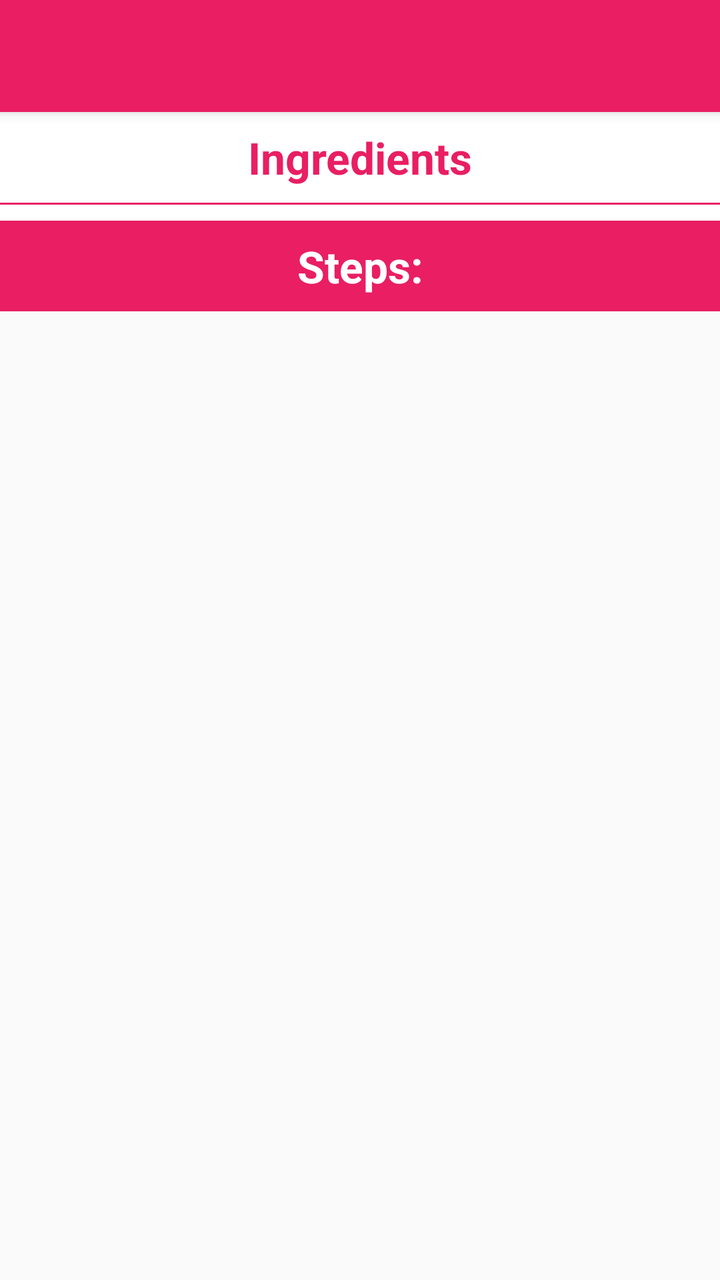
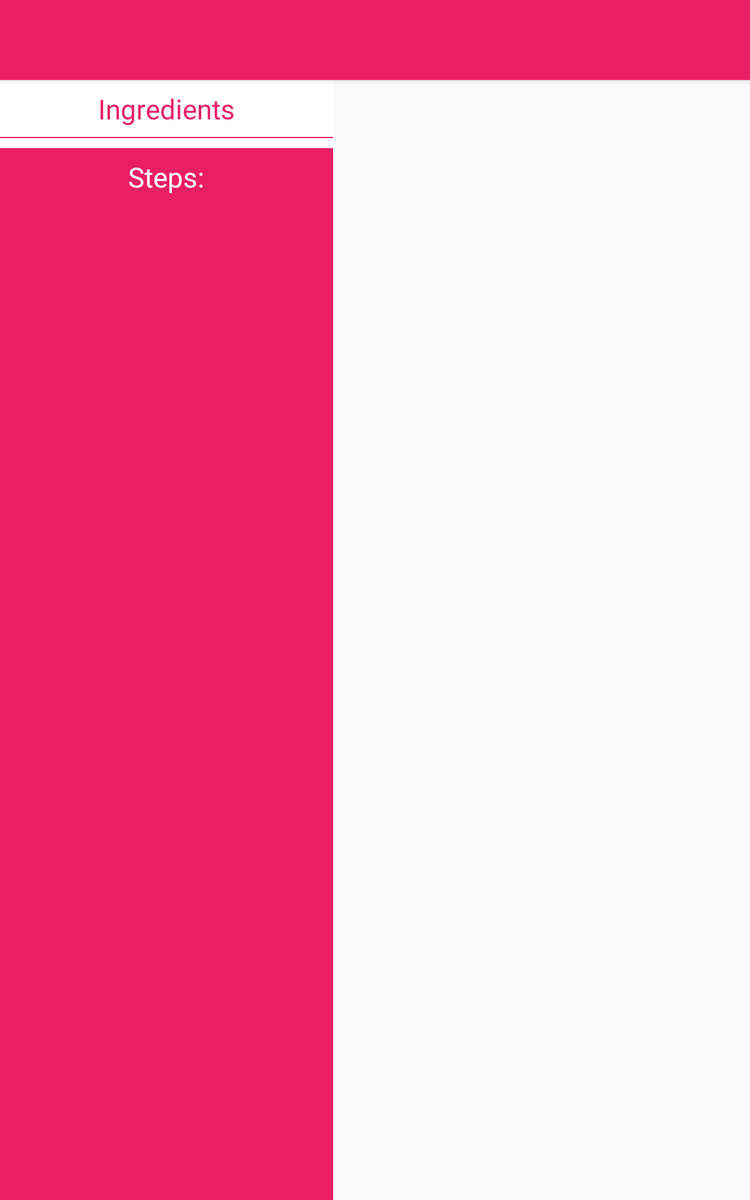

The same Android screen from two of the app's own layout files: first res/layout/ as a phone draws it, then the repository's variant for another configuration, drawn on a device whose configuration selects that folder. Both files follow.
<!-- AndroidManifest.xml: application theme AppTheme -->
<!-- res/layout/activity_detail.xml -->
<?xml version="1.0" encoding="utf-8"?>
<LinearLayout xmlns:android="http://schemas.android.com/apk/res/android"
    xmlns:app="http://schemas.android.com/apk/res-auto"
    xmlns:tools="http://schemas.android.com/tools"
    android:layout_width="match_parent"
    android:layout_height="match_parent"
    android:orientation="vertical">

    <android.support.v7.widget.Toolbar
        android:id="@+id/my_toolbar"
        android:layout_width="match_parent"
        android:layout_height="?android:attr/actionBarSize"
        android:background="@color/colorPrimary"
        android:elevation="4dp"
        android:theme="@style/AppTheme"
        app:popupTheme="@style/ThemeOverlay.AppCompat.Light"
        app:titleTextColor="@color/colorWhite" />

    <android.support.v4.widget.NestedScrollView
        android:id="@+id/nested_detail_scroll_view"
        android:layout_width="match_parent"
        android:layout_height="wrap_content"
        tools:context="com.example.android.bakingapp.ui.DetailActivity">

        
        <LinearLayout
            android:layout_width="match_parent"
            android:layout_height="match_parent"
            android:background="@color/colorPrimary"
            android:orientation="vertical">

            <TextView
                android:id="@+id/ingredients_label"
                android:layout_width="match_parent"
                android:layout_height="wrap_content"
                android:background="@color/colorWhite"
                android:gravity="center_horizontal"
                android:paddingBottom="@dimen/eight_dp"
                android:paddingTop="@dimen/eight_dp"
                android:text="@string/ingredients_label"
                android:textColor="@color/colorPrimary"
                android:textSize="@dimen/twenty_two_sp"
                android:textStyle="bold" />

            <View
                android:layout_width="wrap_content"
                android:layout_height="@dimen/one_dp"
                android:background="@color/colorPrimary" />

            
            
            <FrameLayout
                android:id="@+id/ingredient_container"
                android:layout_width="match_parent"
                android:layout_height="wrap_content"
                android:background="@color/colorWhite"
                android:paddingBottom="@dimen/eight_dp" />

            <TextView
                android:layout_width="match_parent"
                android:layout_height="wrap_content"
                android:gravity="center_horizontal"
                android:paddingBottom="@dimen/eight_dp"
                android:paddingTop="@dimen/eight_dp"
                android:text="@string/steps_label"
                android:textColor="@color/colorWhite"
                android:textSize="@dimen/twenty_two_sp"
                android:textStyle="bold" />

            
            <FrameLayout
                android:id="@+id/steps_container"
                android:layout_width="match_parent"
                android:layout_height="wrap_content" />

        </LinearLayout>

    </android.support.v4.widget.NestedScrollView>
</LinearLayout>
<!-- resources referenced by this layout -->
<resources>
  <color name="colorPrimary">#E91E63</color>
  <color name="colorWhite">#fff</color>
  <dimen name="eight_dp">8dp</dimen>
  <dimen name="one_dp">1dp</dimen>
  <dimen name="twenty_two_sp">22sp</dimen>
  <string name="ingredients_label">Ingredients</string>
  <string name="steps_label">Steps:</string>
  <style name="AppTheme" parent="Theme.AppCompat.Light.NoActionBar">
          
          <item name="colorPrimary">@color/colorPrimary</item>
          <item name="colorPrimaryDark">@color/colorPrimaryDark</item>
          <item name="colorAccent">@color/colorAccent</item>
          <item name="colorControlNormal">@color/colorWhite</item>
      </style>
  <color name="colorPrimaryDark">#C2185B</color>
  <color name="colorAccent">#F06292</color>
</resources>
<!-- res/layout-sw600dp/activity_detail.xml (the repository's variant of the layout above) -->
<!-- drawn on a 7-inch tablet held upright -->
<?xml version="1.0" encoding="utf-8"?>
<LinearLayout xmlns:android="http://schemas.android.com/apk/res/android"
    xmlns:app="http://schemas.android.com/apk/res-auto"
    android:layout_width="match_parent"
    android:layout_height="match_parent"
    android:orientation="vertical">

    <android.support.v7.widget.Toolbar
        android:id="@+id/my_toolbar"
        android:layout_width="match_parent"
        android:layout_height="?android:attr/actionBarSize"
        android:background="@color/colorPrimary"
        android:elevation="4dp"
        android:theme="@style/AppTheme"
        app:popupTheme="@style/ThemeOverlay.AppCompat.Light"
        app:titleTextColor="@color/colorWhite" />

    
    <LinearLayout
        android:layout_width="match_parent"
        android:layout_height="match_parent"
        android:baselineAligned="false"
        android:orientation="horizontal">

        
        <android.support.v4.widget.NestedScrollView
            android:id="@+id/nested_detail_scroll_view"
            android:layout_width="0dp"
            android:layout_height="match_parent"
            android:layout_weight="4"
            android:background="@color/colorPrimary">

            
            <LinearLayout
                android:id="@+id/ingredients_steps_layout"
                android:layout_width="match_parent"
                android:layout_height="match_parent"
                android:orientation="vertical">

                <TextView
                    android:layout_width="match_parent"
                    android:layout_height="wrap_content"
                    android:background="@color/colorWhite"
                    android:gravity="center_horizontal"
                    android:paddingBottom="@dimen/eight_dp"
                    android:paddingTop="@dimen/eight_dp"
                    android:text="@string/ingredients_label"
                    android:textColor="@color/colorPrimary"
                    android:textSize="@dimen/twenty_two_sp" />

                <View
                    android:layout_width="wrap_content"
                    android:layout_height="@dimen/one_dp"
                    android:background="@color/colorPrimary" />

                
                <FrameLayout
                    android:id="@+id/ingredient_container"
                    android:layout_width="match_parent"
                    android:layout_height="wrap_content"
                    android:background="@color/colorWhite"
                    android:paddingBottom="@dimen/eight_dp" />

                <TextView
                    android:layout_width="match_parent"
                    android:layout_height="wrap_content"
                    android:background="@color/colorPrimary"
                    android:gravity="center_horizontal"
                    android:paddingBottom="@dimen/eight_dp"
                    android:paddingTop="@dimen/eight_dp"
                    android:text="@string/steps_label"
                    android:textColor="@color/colorWhite"
                    android:textSize="@dimen/twenty_two_sp" />

                
                <FrameLayout
                    android:id="@+id/steps_container"
                    android:layout_width="match_parent"
                    android:layout_height="wrap_content"
                    android:background="@color/colorPrimary" />

            </LinearLayout>
        </android.support.v4.widget.NestedScrollView>

        
        <FrameLayout
            android:id="@+id/step_detail_container"
            android:layout_width="0dp"
            android:layout_height="match_parent"
            android:layout_weight="5" />

    </LinearLayout>
</LinearLayout>
